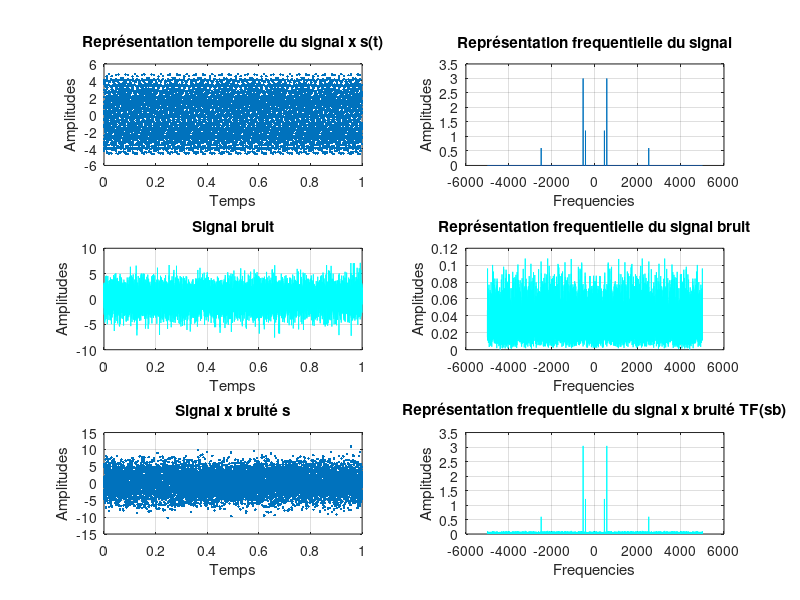

This figure's MATLAB source:
clear all ; 
close all  ;
clc;

fe = 1e4 ; 
te  = 1/fe; 
N = 10000;
t = (0:N-1)*te;

x = 1.2*cos(2*pi*440*t + 1.2) + 3*cos(2*pi*550*t)+ 0.6*cos(2*pi*2500*t);
subplot(3,2,1)
plot(t,x,'.')
title('Représentation temporelle du signal x s(t)')
xlabel('Temps'); 
ylabel('Amplitudes'); 

subplot(3,2,2)
fshift = (-N/2:N/2-1)*(fe/N);
y = fft(x);
plot(fshift,fftshift(2*abs(y)/N));
grid
title('Représentation frequentielle du signal')
xlabel('Frequencies'); 
ylabel('Amplitudes');

subplot(3,2,3)
noise = 2*randn(size(x));
plot(t, noise,'c')
grid 
title('Signal bruit')
xlabel("Temps");
ylabel("Amplitudes");

subplot(3, 2, 4)
j = fft(noise);
plot(fshift, fftshift(2*abs(j)/N), 'c')
grid
title("Représentation frequentielle du signal bruit")
xlabel("Frequencies");
ylabel("Amplitudes");


subplot(3,2,5)
xnoise = x+noise;
plot(t,xnoise,'.')
grid
title('Signal x bruité s')
xlabel('Temps') ; 
ylabel('Amplitudes'); 

subplot(3,2,6)
i = fft(xnoise); 
plot(fshift,fftshift(2*abs(i)/N),'c')
grid
title('Représentation frequentielle du signal x bruité TF(sb)')
xlabel('Frequencies'); 
ylabel('Amplitudes'); 



%N_limite = 2500;
%S_filtrer = (abs(y));
%plot(S_filtrer)

%S_filtrer(N_limite) = 0;
%S_filtrer(end-N_limite+2) = 0;
%S_filtrer=fftshift(S_filtrer);




%signal_filtrer = ifft(S_filtrer);






